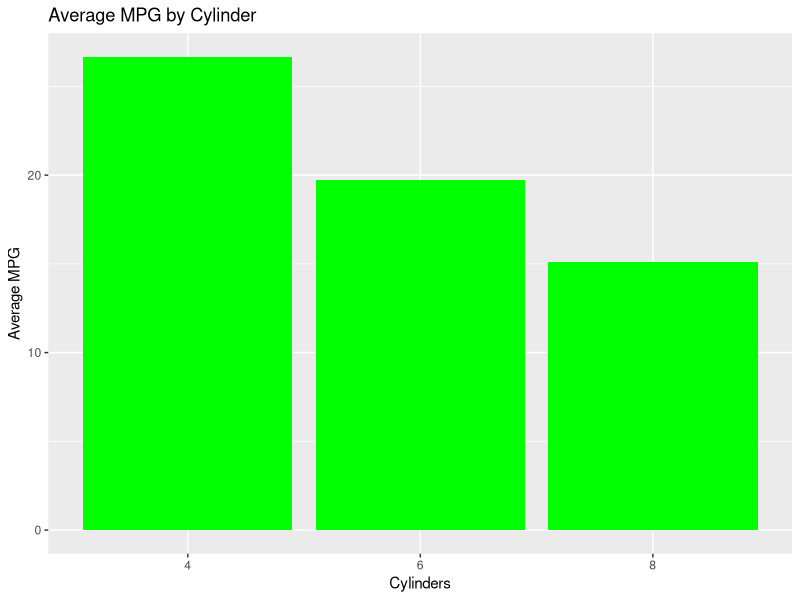

R code for this plot:
# Load library
library(dplyr)
library(ggplot2) # For plotting

# 1. Load data
data(mtcars)

# 2. Manipulate data with dplyr
summary_cars <- mtcars %>%
  group_by(cyl) %>%
  summarise(avg_mpg = mean(mpg))

# 3. Create a simple bar plot
ggplot(summary_cars, aes(x = factor(cyl), y = avg_mpg)) +
  geom_bar(stat = "identity", fill = "green") +
  labs(title = "Average MPG by Cylinder", x = "Cylinders", y = "Average MPG")



